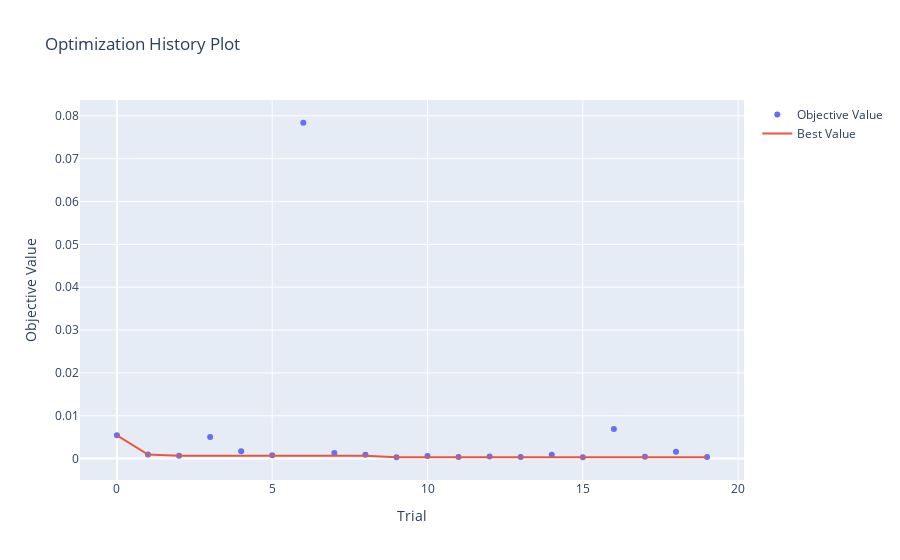

Notebook code cell kept with this figure:
### Code cell
# Create study object and perform optimization
study = optuna.create_study(direction='minimize')
study.optimize(objective, n_trials=20)  

# Best hyperparameters
best_hyperparams = study.best_trial.params
print('Best hyperparameters:', best_hyperparams)

# Plot optimization history
optimization_history = plot_optimization_history(study)
optimization_history.show()

### Figure 1 — Plotly figure (JSON) as saved in the notebook; plotly's stock layout.template omitted (floating-point values rounded to 4 significant figures)
{"data": [{"mode": "markers", "name": "Objective Value", "type": "scatter", "x": [0, 1, 2, 3, 4, 5, 6, 7, 8, 9, 10, 11, 12, 13, 14, 15, 16, 17, 18, 19], "y": [0.005423, 0.0009514, 0.000677, 0.005034, 0.00168, 0.0007585, 0.07839, 0.001283, 0.0009187, 0.0003085, 0.0005837, 0.000342, 0.0004847, 0.0003414, 0.0008645, 0.0003335, 0.006891, 0.0004257, 0.001618, 0.0003774]}, {"mode": "lines", "name": "Best Value", "type": "scatter", "x": [0, 1, 2, 3, 4, 5, 6, 7, 8, 9, 10, 11, 12, 13, 14, 15, 16, 17, 18, 19], "y": [0.005423, 0.0009514, 0.000677, 0.000677, 0.000677, 0.000677, 0.000677, 0.000677, 0.000677, 0.0003085, 0.0003085, 0.0003085, 0.0003085, 0.0003085, 0.0003085, 0.0003085, 0.0003085, 0.0003085, 0.0003085, 0.0003085]}, {"marker": {"color": "#cccccc"}, "mode": "markers", "name": "Infeasible Trial", "showlegend": false, "type": "scatter", "x": [], "y": []}], "layout": {"title": {"text": "Optimization History Plot"}, "xaxis": {"title": {"text": "Trial"}}, "yaxis": {"title": {"text": "Objective Value"}}}}
